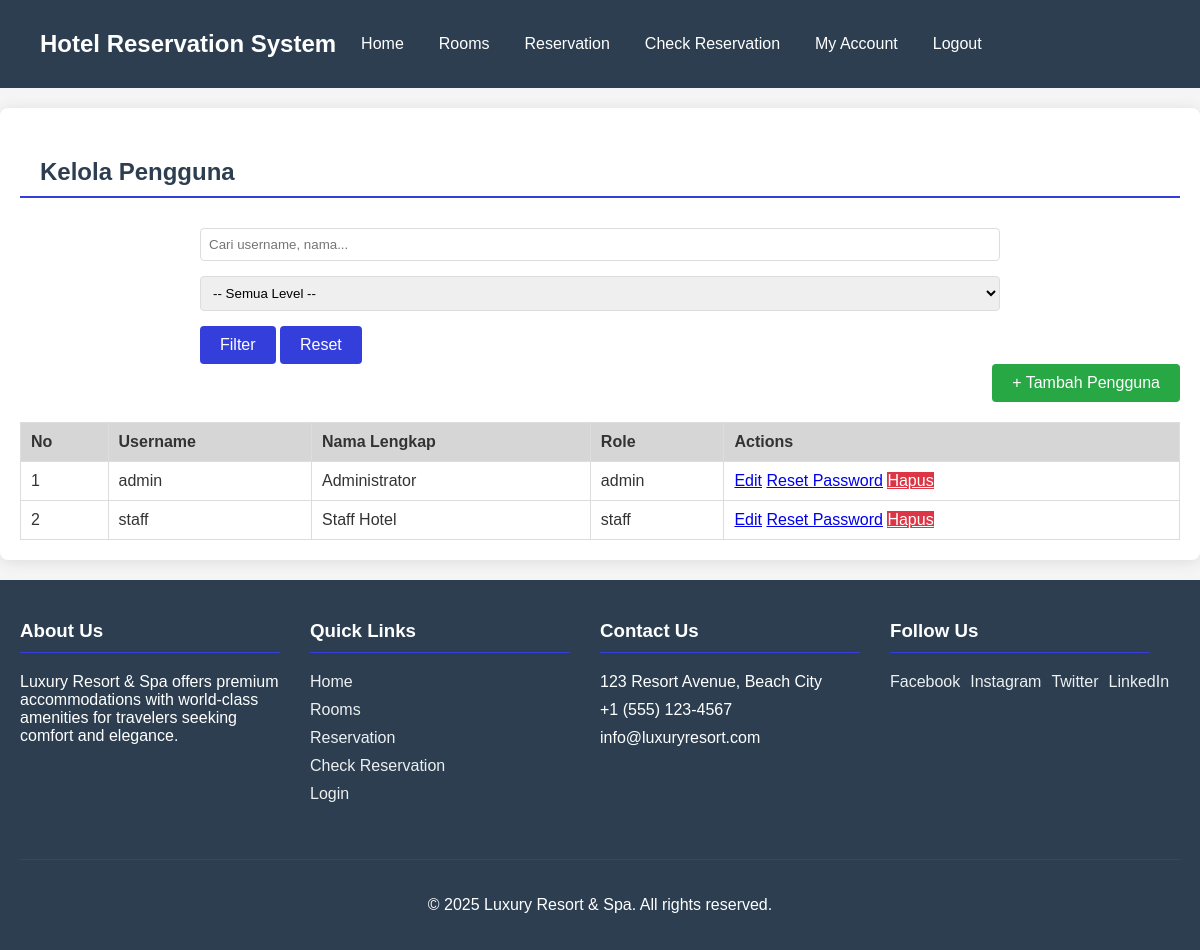
The page /views/manage_users.php (signed in) on the database its author committed.
### tables this page shows
CREATE TABLE IF NOT EXISTS users (
    id INT AUTO_INCREMENT PRIMARY KEY,
    username VARCHAR(50) NOT NULL UNIQUE,
    password VARCHAR(255) NOT NULL,
    nama_lengkap VARCHAR(100) NOT NULL,
    role ENUM('admin', 'staff') NOT NULL,
    created_at TIMESTAMP DEFAULT CURRENT_TIMESTAMP
);

### views/manage_users.php (the view, shortened to what this page needs)
<?php
require '../koneksi.php';
$limit = 10;
$page = isset($_GET['page']) ? (int)$_GET['page'] : 1;
$start = ($page - 1) * $limit;
$search = isset($_GET['search']) ? mysqli_real_escape_string($conn, $_GET['search']) : '';
$query = "
    SELECT * FROM users
    WHERE 1=1
";
$query .= " ORDER BY id ASC LIMIT $start, $limit";
$result = mysqli_query($conn, $query);
?>
<!DOCTYPE html>
<html lang="id">
<head>
    <link rel="stylesheet" href="../css/style.css">
</head>
<body>
    <div class="container">
        <?php include '../components/navbar.php'; ?>
        <div class="dashboard-container">
            <h2>Kelola Pengguna</h2>
            <div class="filters">
                <form action="" method="GET" class="search-form">
                    <div class="form-group">
                        <input type="text" name="search" placeholder="Cari username, nama..." value="<?= htmlspecialchars($search) ?>">
                    </div>
                    <div class="form-group">
                        <select name="role">
                            <option value="">-- Semua Level --</option>
                        </select>
                    </div>
                    <button type="submit" class="btn">Filter</button>
                    <a href="manage_users.php" class="btn">Reset</a>
                </form>
            </div>
            <div class="action-buttons" style="flex: 1; display: flex; justify-content: flex-end; margin-bottom: 20px;">
                <a href="tambah_users.php" class="btn btn-success">+ Tambah Pengguna</a>
            </div>
            <div class="reservation-table">
                <table>
                    <thead>
                        <tr>
                            <th>No</th>
                            <th>Username</th>
                            <th>Nama Lengkap</th>
                            <th>Role</th>
                            <th>Actions</th>
                        </tr>
                    </thead>
                    <tbody>
                        <?php
                        $no = $start + 1;
                        if (mysqli_num_rows($result) > 0):
                            while ($row = mysqli_fetch_assoc($result)):
                        ?>
                                <tr>
                                    <td><?= $no++ ?></td>
                                    <td><?= $row['username'] ?></td>
                                    <td><?= $row['nama_lengkap'] ?></td>
                                    <td><?= $row['role'] ?></td>
                                    <td class="actions">
                                        <a href="edit_users.php?id=<?= $row['id'] ?>" class="btn-small">Edit</a>
                                        <a href="../proses/reset_password.php?id=<?= $row['id'] ?>" class="btn-small btn-warning" onclick="return confirm('Reset password pengguna ini?')">Reset Password</a>
                                        <a href="../proses/proses_delete_user.php?id=<?= $row['id'] ?>" class="btn-small btn-danger" onclick="return confirm('Apakah Anda yakin ingin menghapus pengguna ini?')">Hapus</a>
                                    </td>
                                </tr>
                            <?php
                            endwhile;
                        else:
                            ?>
                            <tr>
                                <td colspan="8" class="text-center">Tidak ada data pengguna.</td>
                            </tr>
                        <?php endif; ?>
                    </tbody>
                </table>
            </div>
        </div>
        <?php include '../components/footer.php'; ?>
    </div>
</body>
</html>

### css/style.css (style rules this page uses)
* { box-sizing: border-box; font-family: "Arial", sans-serif; }
body { background-color: #f5f5f5; margin: 0; padding: 0; color: #333; }
h1, h2, h3, h4 { color: #2c3e50; }
h2 { margin: 30px 0; padding: 0 20px; border-bottom: 2px solid #343fdb; padding-bottom: 10px; }
.btn { background-color: #343fdb; color: white; padding: 10px 20px; border: none; border-radius: 4px; cursor: pointer; text-decoration: none; display: inline-block; font-size: 16px; transition: background-color 0.3s; }
.btn-danger { background-color: #e74c3c; }
.btn-success { background-color: #2ecc71; }
form { max-width: 800px; margin: 0 auto; }
.form-group { margin-bottom: 15px; }
.form-group input { width: 100%; padding: 10px; border: 1px solid #ddd; border-radius: 4px; }
.form-group input, .form-group select, .form-group textarea { width: 100%; padding: 8px; border: 1px solid #ddd; border-radius: 4px; }
.action-buttons { display: flex; gap: 5px; }
.dashboard-container { max-width: 1200px; margin: 20px auto; padding: 20px; background: #fff; border-radius: 8px; box-shadow: 0 2px 15px rgba(0, 0, 0, 0.1); }
.reservation-table { width: 100%; border-collapse: collapse; margin-top: 15px; }
.reservation-table table { width: 100%; border-collapse: collapse; }
.reservation-table th, .reservation-table td { padding: 12px 15px; text-align: left; border-bottom: 1px solid #e0e0e0; }
.reservation-table th { background-color: #d6d6d6; font-weight: 800; }
.btn-success { background-color: #28a745; }
.btn-danger { background-color: #dc3545; }

### views/manage_users.php (style rules this page uses)
.reservation-table table { width: 100%; border-collapse: collapse; }
.reservation-table th, .reservation-table td { padding: 10px; text-align: left; border: 1px solid #ddd; }
.btn-danger { background-color: #dc3545; color: white; }

### rows shown on the page
users: username "admin", nama_lengkap "Administrator", role "admin"
users: username "staff", nama_lengkap "Staff Hotel", role "staff"
